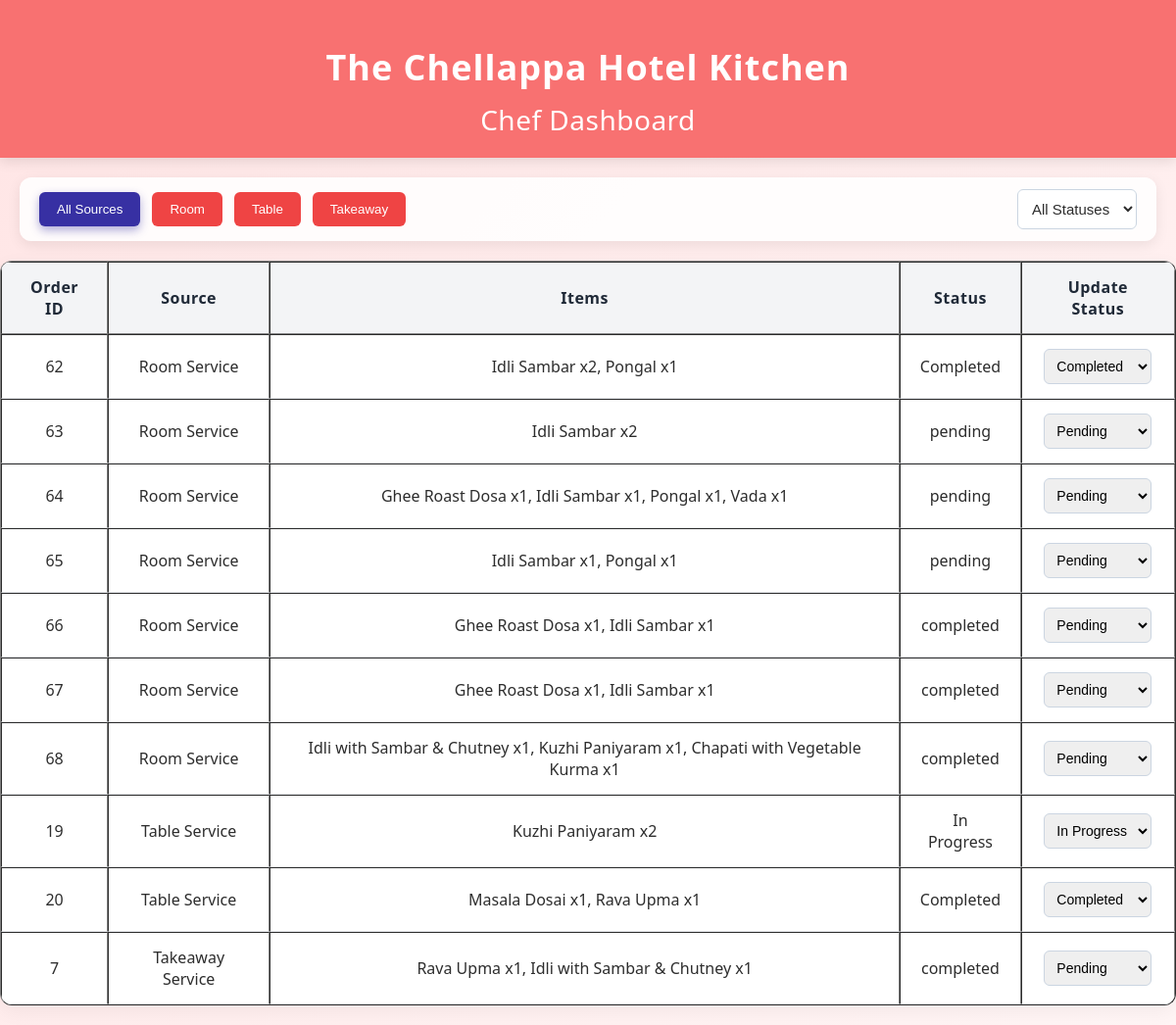
Screenshot of /chief/dashboard.php with the database file from the repository.
### tables this page shows
CREATE TABLE `room_service` (
  `id` int(11) NOT NULL,
  `order_id` int(11) NOT NULL,
  `room_number` varchar(50) NOT NULL,
  `customer_name` varchar(255) DEFAULT NULL,
  `order_date` datetime DEFAULT NULL,
  `items` text DEFAULT NULL,
  `total_amount` decimal(10,2) DEFAULT NULL,
  `status` varchar(50) DEFAULT NULL,
  `created_at` timestamp NOT NULL DEFAULT current_timestamp()
);

CREATE TABLE `table_service` (
  `id` int(11) NOT NULL,
  `order_id` int(11) NOT NULL,
  `table_number` varchar(50) NOT NULL,
  `customer_name` varchar(255) DEFAULT NULL,
  `order_date` datetime DEFAULT NULL,
  `items` text DEFAULT NULL,
  `total_amount` decimal(10,2) DEFAULT NULL,
  `status` varchar(50) DEFAULT NULL,
  `created_at` timestamp NOT NULL DEFAULT current_timestamp()
);

CREATE TABLE `takeaway_service` (
  `id` int(11) NOT NULL,
  `order_id` int(11) NOT NULL,
  `customer_name` varchar(255) DEFAULT NULL,
  `customer_phone` varchar(20) DEFAULT NULL,
  `arrival_time` time DEFAULT NULL,
  `order_date` datetime DEFAULT NULL,
  `items` text DEFAULT NULL,
  `total_amount` decimal(10,2) DEFAULT NULL,
  `status` varchar(50) DEFAULT NULL,
  `created_at` timestamp NOT NULL DEFAULT current_timestamp()
);

### chief/dashboard.php (the view, shortened to what this page needs)
<?php
$conn = new mysqli('localhost', 'root', '', 'hotel_management');
$services = [
    'room_service'    => 'Room Service',
    'table_service'   => 'Table Service',
    'takeaway_service'=> 'Takeaway Service'
];
$selectedSource = $_GET['source'] ?? 'all';
$statusFilter = $_GET['status'] ?? 'all';
function isActive($value, $current) {
    return $value === $current ? 'active' : '';
}
?>
<!DOCTYPE html>
<html>
<head>
</head>
<body>
<div class="header">
    <h1 class="shop-name">The Chellappa Hotel Kitchen</h1>
    <h2 class="dashboard-title">Chef Dashboard</h2>
</div>
<div class="filter-group">
    <div class="filter-buttons">
        <form method="get" style="display: flex; gap: 12px;">
            <button class="filter-btn <?= isActive('all', $selectedSource) ?>" name="source" value="all">All Sources</button>
            <button class="filter-btn <?= isActive('room_service', $selectedSource) ?>" name="source" value="room_service">Room</button>
            <button class="filter-btn <?= isActive('table_service', $selectedSource) ?>" name="source" value="table_service">Table</button>
            <button class="filter-btn <?= isActive('takeaway_service', $selectedSource) ?>" name="source" value="takeaway_service">Takeaway</button>
        </form>
    </div>
    <div class="status-filter">
        <form method="get">
            <select id="status-filter" name="status" onchange="this.form.submit()">
                <option value="all" <?= ($statusFilter === 'all' ? 'selected' : '') ?>>All Statuses</option>
            </select>
        </form>
    </div>
</div>
<table class="orders-table" border="1" cellpadding="10">
    <thead>
        <tr>
            <th>Order ID</th>
            <th>Source</th>
            <th>Items</th>
            <th>Status</th>
            <th>Update Status</th>
        </tr>
    </thead>
    <tbody>
    <?php
    foreach ($services as $table => $label) {
        $query = "SELECT id, items, status FROM $table";
        $result = mysqli_query($conn, $query);
        while ($row = mysqli_fetch_assoc($result)) {
            echo "<tr data-type='{$table}' data-status='{$row['status']}'>";
            echo "  <td>{$row['id']}</td>";
            echo "  <td>{$label}</td>";
            echo "  <td>{$row['items']}</td>";
            echo "  <td>{$row['status']}</td>";
            echo "  <td>
                        <select class='status-dropdown' data-id='{$row['id']}' data-type='{$table}'>
                            <option value='Pending'"    . ($row['status']=='Pending'    ? ' selected':'') . ">Pending</option>
                            <option value='In Progress'" . ($row['status']=='In Progress' ? ' selected':'') . ">In Progress</option>
                            <option value='Completed'"   . ($row['status']=='Completed'   ? ' selected':'') . ">Completed</option>
                        </select>
                    </td>";
            echo "</tr>";
        }
    }
    ?>
    </tbody>
</table>
</body>
</html>

### chief/dashboard.php (style rules this page uses)
body { font-family: 'Segoe UI', Tahoma, Geneva, Verdana, sans-serif; margin: 0; padding: 0; background: linear-gradient(135deg, #ffe5e5 0%, #fff5f5 100%); color: #2d2d2d; overflow-x: hidden; }
.header { background: #f87171; padding: 20px 0; text-align: center; color: white; box-shadow: 0 4px 12px rgba(0, 0, 0, 0.1); }
.shop-name { font-size: 36px; font-weight: 700; margin-bottom: 10px; letter-spacing: 1px; animation: slideDown 1s ease-out both; }
.dashboard-title { font-size: 28px; font-weight: 500; letter-spacing: 0.5px; margin: 0; animation: slideDown 1.5s ease-out both; }
.filter-group { display: flex; justify-content: space-between; align-items: center; margin: 20px; padding: 12px 20px; background-color: #ffffffdd; border-radius: 12px; box-shadow: 0 4px 14px rgba(0, 0, 0, 0.08); animation: fadeIn 1s ease-out both; }
.filter-buttons { display: flex; gap: 12px; }
.filter-btn { padding: 10px 18px; border-radius: 6px; background: #ef4444; color: #fff; border: none; cursor: pointer; font-weight: 500; transition: background 0.3s ease; }
.filter-btn.active { background: #3730a3; box-shadow: 0 4px 10px rgba(55, 48, 163, 0.4); }
.status-filter select { padding: 10px; border-radius: 6px; border: 1px solid #cbd5e1; background-color: #fff; color: #2d2d2d; font-size: 15px; cursor: pointer; transition: border-color 0.3s ease, box-shadow 0.3s ease; }
table { width: 100%; margin: 20px auto; border-collapse: separate; border-spacing: 0; border-radius: 12px; overflow: hidden; background: #fff; box-shadow: 0 6px 20px rgba(0, 0, 0, 0.05); animation: fadeInUp 1s ease-out both; }
th, td { padding: 14px 18px; text-align: center; }
th { background: #f3f4f6; color: #1f2937; font-weight: 600; letter-spacing: 0.5px; }
tr { transition: background 0.3s ease, transform 0.2s ease; }
td { border-bottom: 1px solid #e5e7eb; }
td select { padding: 8px; font-size: 14px; border-radius: 6px; border: 1px solid #cbd5e1; transition: border-color 0.3s ease, box-shadow 0.3s ease; }

### rows the page displays
room_service: id "62", label "Room Service", items "Idli Sambar x2, Pongal x1", status "Completed", status+id "Completed"
room_service: id "63", label "Room Service", items "Idli Sambar x2", status "pending", id "Pending"
room_service: id "64", label "Room Service", items "Ghee Roast Dosa x1, Idli Sambar x1, Pongal x1, Vada x1", status "pending", id "Pending"
room_service: id "65", label "Room Service", items "Idli Sambar x1, Pongal x1", status "pending", id "Pending"
room_service: id "66", label "Room Service", items "Ghee Roast Dosa x1, Idli Sambar x1", status "completed", id "Pending"
room_service: id "67", label "Room Service", items "Ghee Roast Dosa x1, Idli Sambar x1", status "completed", id "Pending"
room_service: id "68", label "Room Service", items "Idli with Sambar & Chutney x1, Kuzhi Paniyaram x1, Chapati with Vegetable Kurma x1", status "completed", id "Pending"
table_service: id "19", label "Table Service", items "Kuzhi Paniyaram x2", status "In Progress", status+id "In Progress"
table_service: id "20", label "Table Service", items "Masala Dosai x1, Rava Upma x1", status "Completed", status+id "Completed"
takeaway_service: id "7", label "Takeaway Service", items "Rava Upma x1, Idli with Sambar & Chutney x1", status "completed", id "Pending"
